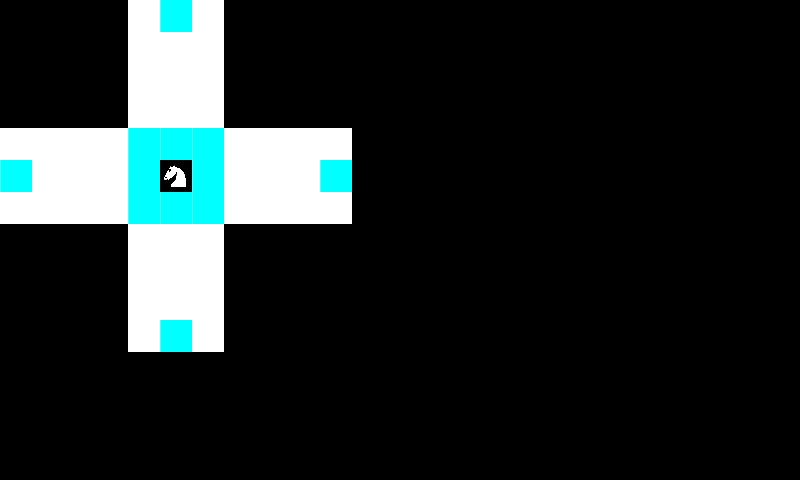

This game map was drawn from its Tiled (.tmx) file and the tilesets committed beside it. A one-line description and the full map source follow:
An orthogonal 25x15 tile map with 32x32 px tiles, 1 tile layer (Map).

<map version="1.0" orientation="orthogonal" renderorder="right-down" width="25" height="15" tilewidth="32" tileheight="32" nextobjectid="14">
 <tileset firstgid="1" name="Tileset" tilewidth="32" tileheight="32" tilecount="18">
  <image source="gfx/Tileset.png" width="192" height="96" />
 </tileset>
 <layer name="Map" width="25" height="15">
  <data>
   <tile gid="0" />
   <tile gid="0" />
   <tile gid="0" />
   <tile gid="0" />
   <tile gid="1" />
   <tile gid="2" />
   <tile gid="1" />
   <tile gid="0" />
   <tile gid="0" />
   <tile gid="0" />
   <tile gid="0" />
   <tile gid="0" />
   <tile gid="0" />
   <tile gid="0" />
   <tile gid="0" />
   <tile gid="0" />
   <tile gid="0" />
   <tile gid="0" />
   <tile gid="0" />
   <tile gid="0" />
   <tile gid="0" />
   <tile gid="0" />
   <tile gid="0" />
   <tile gid="0" />
   <tile gid="0" />
   <tile gid="0" />
   <tile gid="0" />
   <tile gid="0" />
   <tile gid="0" />
   <tile gid="1" />
   <tile gid="1" />
   <tile gid="1" />
   <tile gid="0" />
   <tile gid="0" />
   <tile gid="0" />
   <tile gid="0" />
   <tile gid="0" />
   <tile gid="0" />
   <tile gid="0" />
   <tile gid="0" />
   <tile gid="0" />
   <tile gid="0" />
   <tile gid="0" />
   <tile gid="0" />
   <tile gid="0" />
   <tile gid="0" />
   <tile gid="0" />
   <tile gid="0" />
   <tile gid="0" />
   <tile gid="0" />
   <tile gid="0" />
   <tile gid="0" />
   <tile gid="0" />
   <tile gid="0" />
   <tile gid="1" />
   <tile gid="1" />
   <tile gid="1" />
   <tile gid="0" />
   <tile gid="0" />
   <tile gid="0" />
   <tile gid="0" />
   <tile gid="0" />
   <tile gid="0" />
   <tile gid="0" />
   <tile gid="0" />
   <tile gid="0" />
   <tile gid="0" />
   <tile gid="0" />
   <tile gid="0" />
   <tile gid="0" />
   <tile gid="0" />
   <tile gid="0" />
   <tile gid="0" />
   <tile gid="0" />
   <tile gid="0" />
   <tile gid="0" />
   <tile gid="0" />
   <tile gid="0" />
   <tile gid="0" />
   <tile gid="1" />
   <tile gid="1" />
   <tile gid="1" />
   <tile gid="0" />
   <tile gid="0" />
   <tile gid="0" />
   <tile gid="0" />
   <tile gid="0" />
   <tile gid="0" />
   <tile gid="0" />
   <tile gid="0" />
   <tile gid="0" />
   <tile gid="0" />
   <tile gid="0" />
   <tile gid="0" />
   <tile gid="0" />
   <tile gid="0" />
   <tile gid="0" />
   <tile gid="0" />
   <tile gid="0" />
   <tile gid="0" />
   <tile gid="1" />
   <tile gid="1" />
   <tile gid="1" />
   <tile gid="1" />
   <tile gid="2" />
   <tile gid="2" />
   <tile gid="2" />
   <tile gid="1" />
   <tile gid="1" />
   <tile gid="1" />
   <tile gid="1" />
   <tile gid="0" />
   <tile gid="0" />
   <tile gid="0" />
   <tile gid="0" />
   <tile gid="0" />
   <tile gid="0" />
   <tile gid="0" />
   <tile gid="0" />
   <tile gid="0" />
   <tile gid="0" />
   <tile gid="0" />
   <tile gid="0" />
   <tile gid="0" />
   <tile gid="0" />
   <tile gid="2" />
   <tile gid="1" />
   <tile gid="1" />
   <tile gid="1" />
   <tile gid="2" />
   <tile gid="10" />
   <tile gid="2" />
   <tile gid="1" />
   <tile gid="1" />
   <tile gid="1" />
   <tile gid="2" />
   <tile gid="0" />
   <tile gid="0" />
   <tile gid="0" />
   <tile gid="0" />
   <tile gid="0" />
   <tile gid="0" />
   <tile gid="0" />
   <tile gid="0" />
   <tile gid="0" />
   <tile gid="0" />
   <tile gid="0" />
   <tile gid="0" />
   <tile gid="0" />
   <tile gid="0" />
   <tile gid="1" />
   <tile gid="1" />
   <tile gid="1" />
   <tile gid="1" />
   <tile gid="2" />
   <tile gid="2" />
   <tile gid="2" />
   <tile gid="1" />
   <tile gid="1" />
   <tile gid="1" />
   <tile gid="1" />
   <tile gid="0" />
   <tile gid="0" />
   <tile gid="0" />
   <tile gid="0" />
   <tile gid="0" />
   <tile gid="0" />
   <tile gid="0" />
   <tile gid="0" />
   <tile gid="0" />
   <tile gid="0" />
   <tile gid="0" />
   <tile gid="0" />
   <tile gid="0" />
   <tile gid="0" />
   <tile gid="0" />
   <tile gid="0" />
   <tile gid="0" />
   <tile gid="0" />
   <tile gid="1" />
   <tile gid="1" />
   <tile gid="1" />
   <tile gid="0" />
   <tile gid="0" />
   <tile gid="0" />
   <tile gid="0" />
   <tile gid="0" />
   <tile gid="0" />
   <tile gid="0" />
   <tile gid="0" />
   <tile gid="0" />
   <tile gid="0" />
   <tile gid="0" />
   <tile gid="0" />
   <tile gid="0" />
   <tile gid="0" />
   <tile gid="0" />
   <tile gid="0" />
   <tile gid="0" />
   <tile gid="0" />
   <tile gid="0" />
   <tile gid="0" />
   <tile gid="0" />
   <tile gid="0" />
   <tile gid="1" />
   <tile gid="1" />
   <tile gid="1" />
   <tile gid="0" />
   <tile gid="0" />
   <tile gid="0" />
   <tile gid="0" />
   <tile gid="0" />
   <tile gid="0" />
   <tile gid="0" />
   <tile gid="0" />
   <tile gid="0" />
   <tile gid="0" />
   <tile gid="0" />
   <tile gid="0" />
   <tile gid="0" />
   <tile gid="0" />
   <tile gid="0" />
   <tile gid="0" />
   <tile gid="0" />
   <tile gid="0" />
   <tile gid="0" />
   <tile gid="0" />
   <tile gid="0" />
   <tile gid="0" />
   <tile gid="1" />
   <tile gid="1" />
   <tile gid="1" />
   <tile gid="0" />
   <tile gid="0" />
   <tile gid="0" />
   <tile gid="0" />
   <tile gid="0" />
   <tile gid="0" />
   <tile gid="0" />
   <tile gid="0" />
   <tile gid="0" />
   <tile gid="0" />
   <tile gid="0" />
   <tile gid="0" />
   <tile gid="0" />
   <tile gid="0" />
   <tile gid="0" />
   <tile gid="0" />
   <tile gid="0" />
   <tile gid="0" />
   <tile gid="0" />
   <tile gid="0" />
   <tile gid="0" />
   <tile gid="0" />
   <tile gid="1" />
   <tile gid="2" />
   <tile gid="1" />
   <tile gid="0" />
   <tile gid="0" />
   <tile gid="0" />
   <tile gid="0" />
   <tile gid="0" />
   <tile gid="0" />
   <tile gid="0" />
   <tile gid="0" />
   <tile gid="0" />
   <tile gid="0" />
   <tile gid="0" />
   <tile gid="0" />
   <tile gid="0" />
   <tile gid="0" />
   <tile gid="0" />
   <tile gid="0" />
   <tile gid="0" />
   <tile gid="0" />
   <tile gid="0" />
   <tile gid="0" />
   <tile gid="0" />
   <tile gid="0" />
   <tile gid="0" />
   <tile gid="0" />
   <tile gid="0" />
   <tile gid="0" />
   <tile gid="0" />
   <tile gid="0" />
   <tile gid="0" />
   <tile gid="0" />
   <tile gid="0" />
   <tile gid="0" />
   <tile gid="0" />
   <tile gid="0" />
   <tile gid="0" />
   <tile gid="0" />
   <tile gid="0" />
   <tile gid="0" />
   <tile gid="0" />
   <tile gid="0" />
   <tile gid="0" />
   <tile gid="0" />
   <tile gid="0" />
   <tile gid="0" />
   <tile gid="0" />
   <tile gid="0" />
   <tile gid="0" />
   <tile gid="0" />
   <tile gid="0" />
   <tile gid="0" />
   <tile gid="0" />
   <tile gid="0" />
   <tile gid="0" />
   <tile gid="0" />
   <tile gid="0" />
   <tile gid="0" />
   <tile gid="0" />
   <tile gid="0" />
   <tile gid="0" />
   <tile gid="0" />
   <tile gid="0" />
   <tile gid="0" />
   <tile gid="0" />
   <tile gid="0" />
   <tile gid="0" />
   <tile gid="0" />
   <tile gid="0" />
   <tile gid="0" />
   <tile gid="0" />
   <tile gid="0" />
   <tile gid="0" />
   <tile gid="0" />
   <tile gid="0" />
   <tile gid="0" />
   <tile gid="0" />
   <tile gid="0" />
   <tile gid="0" />
   <tile gid="0" />
   <tile gid="0" />
   <tile gid="0" />
   <tile gid="0" />
   <tile gid="0" />
   <tile gid="0" />
   <tile gid="0" />
   <tile gid="0" />
   <tile gid="0" />
   <tile gid="0" />
   <tile gid="0" />
   <tile gid="0" />
   <tile gid="0" />
   <tile gid="0" />
   <tile gid="0" />
   <tile gid="0" />
   <tile gid="0" />
   <tile gid="0" />
   <tile gid="0" />
   <tile gid="0" />
   <tile gid="0" />
   <tile gid="0" />
   <tile gid="0" />
   <tile gid="0" />
   <tile gid="0" />
   <tile gid="0" />
   <tile gid="0" />
   <tile gid="0" />
   <tile gid="0" />
   <tile gid="0" />
   <tile gid="0" />
   <tile gid="0" />
   <tile gid="0" />
   <tile gid="0" />
   <tile gid="0" />
   <tile gid="0" />
   <tile gid="0" />
   <tile gid="0" />
   <tile gid="0" />
   <tile gid="0" />
   <tile gid="0" />
  </data>
 </layer>
 <objectgroup name="Pieces" />
</map>
